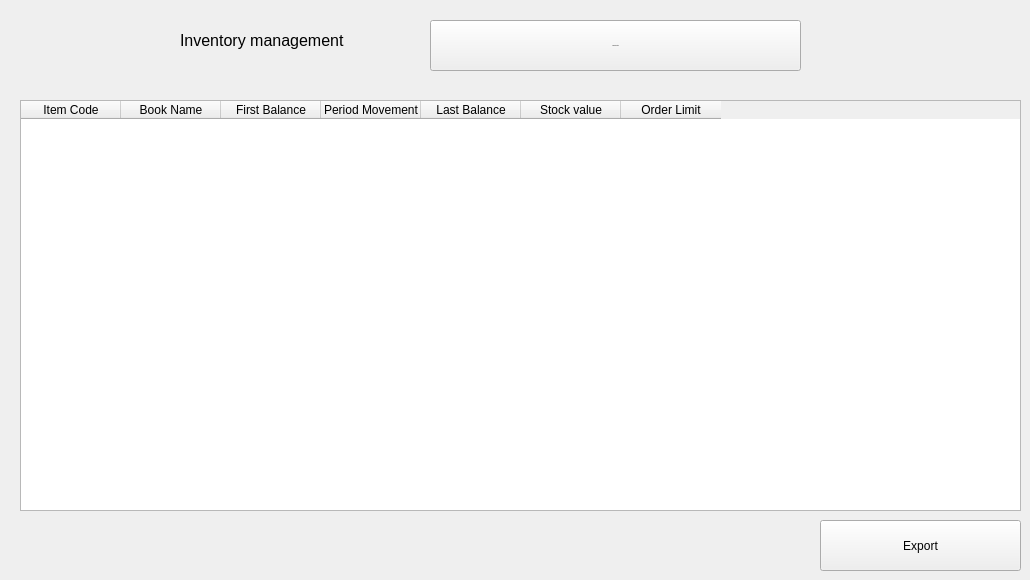
    <widget class="QWidget" name="tab_6">
     <attribute name="title">
      <string>Page</string>
     </attribute>
     <widget class="QTableWidget" name="tableWidget_2">
      <property name="geometry">
       <rect>
        <x>20</x>
        <y>100</y>
        <width>1001</width>
        <height>411</height>
       </rect>
      </property>
      <column>
       <property name="text">
        <string>Item Code</string>
       </property>
      </column>
      <column>
       <property name="text">
        <string>Book Name</string>
       </property>
      </column>
      <column>
       <property name="text">
        <string>First Balance</string>
       </property>
      </column>
      <column>
       <property name="text">
        <string>Period Movement</string>
       </property>
      </column>
      <column>
       <property name="text">
        <string>Last Balance</string>
       </property>
      </column>
      <column>
       <property name="text">
        <string>Stock value</string>
       </property>
      </column>
      <column>
       <property name="text">
        <string>Order Limit</string>
       </property>
      </column>
     </widget>
     <widget class="QLabel" name="label_13">
      <property name="geometry">
       <rect>
        <x>180</x>
        <y>20</y>
        <width>211</width>
        <height>41</height>
       </rect>
      </property>
      <property name="font">
       <font>
        <pointsize>12</pointsize>
       </font>
      </property>
      <property name="text">
       <string>Inventory management</string>
      </property>
     </widget>
     <widget class="QPushButton" name="pushButton_30">
      <property name="geometry">
       <rect>
        <x>430</x>
        <y>20</y>
        <width>371</width>
        <height>51</height>
       </rect>
      </property>
      <property name="font">
       <font>
        <pointsize>-1</pointsize>
       </font>
      </property>
      <property name="text">
       <string>Show All Data</string>
      </property>
     </widget>
     <widget class="QPushButton" name="pushButton_34">
      <property name="enabled">
       <bool>true</bool>
      </property>
      <property name="geometry">
       <rect>
        <x>820</x>
        <y>520</y>
        <width>201</width>
        <height>51</height>
       </rect>
      </property>
      <property name="text">
       <string>Export</string>
      </property>
     </widget>
    </widget>
